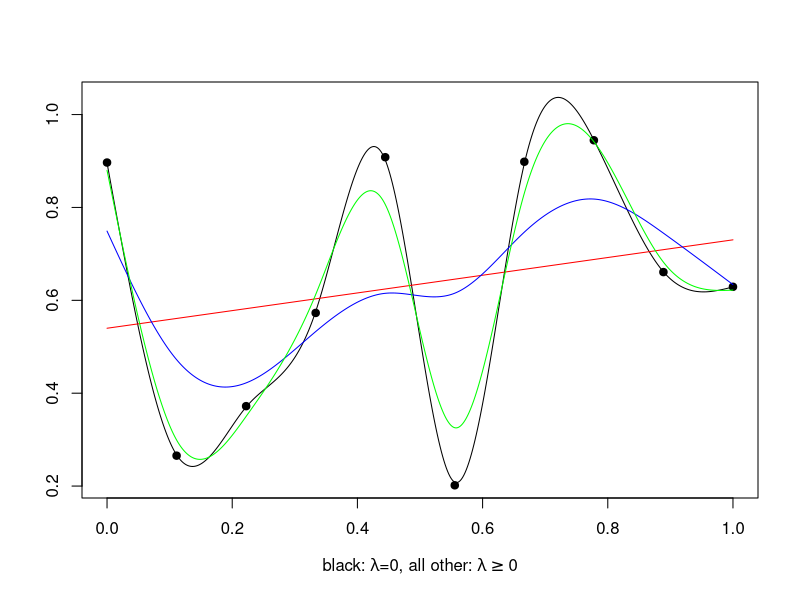

Here is the R script that generated this plot:
set.seed(0)
n <- 10
x <- seq(0,1, by=1/(n-1))
y <- runif(10)
ss <- smooth.spline(x, y, spar=0)
yh <- predict(ss, seq(0,1, by=1/500))
pdf("spline.pdf", width=10, height=3)
op <- par(mar=c(4.1, 0.1, 0.1, 0.1))
on.exit(par(op))
plot(x, y, ylim=range(yh$y), pch=19, ylab="",
     xlab=expression(paste("black: ", lambda, "=0, all other: ", lambda >= "0")))
lines(yh)
ss <- smooth.spline(x, y, spar=1)
yh <- predict(ss, seq(0,1, by=1/500))
lines(yh, col="red")
ss <- smooth.spline(x, y, spar=0.4)
yh <- predict(ss, seq(0,1, by=1/500))
lines(yh, col="blue")
ss <- smooth.spline(x, y, spar=0.2)
yh <- predict(ss, seq(0,1, by=1/500))
lines(yh, col="green")

dev.off()
if (interactive()) browseURL(paste0(getwd(),"/spline.pdf"))
